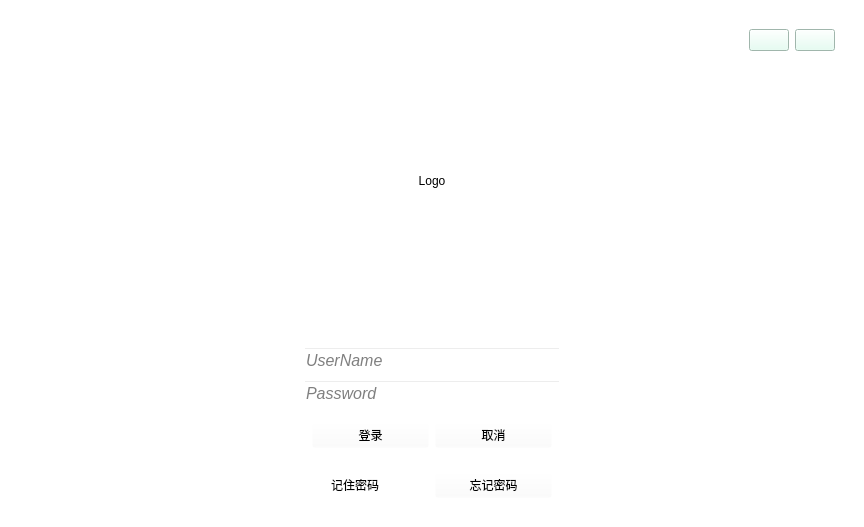
<?xml version="1.0" encoding="UTF-8"?>
<ui version="4.0">
 <class>Login</class>
 <widget class="QWidget" name="Login">
  <property name="geometry">
   <rect>
    <x>0</x>
    <y>0</y>
    <width>864</width>
    <height>527</height>
   </rect>
  </property>
  <property name="sizePolicy">
   <sizepolicy hsizetype="Preferred" vsizetype="Preferred">
    <horstretch>0</horstretch>
    <verstretch>0</verstretch>
   </sizepolicy>
  </property>
  <property name="windowTitle">
   <string>Form</string>
  </property>
  <property name="styleSheet">
   <string notr="true">color: rgb(0, 0, 0);
background-color: rgb(255, 255, 255);</string>
  </property>
  <layout class="QGridLayout" name="gridLayout_2">
   <item row="0" column="1">
    <widget class="QWidget" name="widget" native="true">
     <property name="styleSheet">
      <string notr="true">background-color: rgba(255, 255, 255, 0);</string>
     </property>
     <layout class="QGridLayout" name="gridLayout">
      <item row="1" column="0">
       <widget class="QLabel" name="Logo">
        <property name="sizeIncrement">
         <size>
          <width>0</width>
          <height>0</height>
         </size>
        </property>
        <property name="mouseTracking">
         <bool>true</bool>
        </property>
        <property name="autoFillBackground">
         <bool>false</bool>
        </property>
        <property name="styleSheet">
         <string notr="true"/>
        </property>
        <property name="frameShape">
         <enum>QFrame::NoFrame</enum>
        </property>
        <property name="text">
         <string>Logo</string>
        </property>
        <property name="alignment">
         <set>Qt::AlignCenter</set>
        </property>
        <property name="indent">
         <number>-1</number>
        </property>
       </widget>
      </item>
      <item row="6" column="0">
       <widget class="QWidget" name="widget_2" native="true">
        <property name="styleSheet">
         <string notr="true">background-color: rgba(255, 255, 255, 0);</string>
        </property>
        <layout class="QHBoxLayout" name="horizontalLayout">
         <item>
          <widget class="QCheckBox" name="rememberCb">
           <property name="font">
            <font>
             <family>Microsoft YaHei UI</family>
             <bold>false</bold>
            </font>
           </property>
           <property name="text">
            <string>记住密码</string>
           </property>
          </widget>
         </item>
         <item>
          <widget class="QPushButton" name="forgetBtn">
           <property name="text">
            <string>忘记密码</string>
           </property>
          </widget>
         </item>
        </layout>
       </widget>
      </item>
      <item row="2" column="0">
       <spacer name="verticalSpacer">
        <property name="orientation">
         <enum>Qt::Vertical</enum>
        </property>
        <property name="sizeHint" stdset="0">
         <size>
          <width>20</width>
          <height>40</height>
         </size>
        </property>
       </spacer>
      </item>
      <item row="4" column="0">
       <widget class="QLineEdit" name="password">
        <property name="font">
         <font>
          <pointsize>12</pointsize>
          <italic>true</italic>
         </font>
        </property>
        <property name="echoMode">
         <enum>QLineEdit::Normal</enum>
        </property>
        <property name="placeholderText">
         <string>Password</string>
        </property>
       </widget>
      </item>
      <item row="0" column="0">
       <spacer name="verticalSpacer_3">
        <property name="orientation">
         <enum>Qt::Vertical</enum>
        </property>
        <property name="sizeHint" stdset="0">
         <size>
          <width>20</width>
          <height>40</height>
         </size>
        </property>
       </spacer>
      </item>
      <item row="5" column="0">
       <widget class="QWidget" name="widget_7" native="true">
        <layout class="QHBoxLayout" name="horizontalLayout_4">
         <item>
          <widget class="QPushButton" name="loginBtn">
           <property name="text">
            <string>登录</string>
           </property>
          </widget>
         </item>
         <item>
          <widget class="QPushButton" name="cancelBtn">
           <property name="text">
            <string>取消</string>
           </property>
          </widget>
         </item>
        </layout>
       </widget>
      </item>
      <item row="3" column="0">
       <widget class="QLineEdit" name="username">
        <property name="font">
         <font>
          <pointsize>12</pointsize>
          <italic>true</italic>
         </font>
        </property>
        <property name="echoMode">
         <enum>QLineEdit::Normal</enum>
        </property>
        <property name="alignment">
         <set>Qt::AlignLeading|Qt::AlignLeft|Qt::AlignVCenter</set>
        </property>
        <property name="placeholderText">
         <string>UserName</string>
        </property>
       </widget>
      </item>
     </layout>
    </widget>
   </item>
   <item row="0" column="0">
    <widget class="QWidget" name="widget_5" native="true">
     <layout class="QGridLayout" name="gridLayout_4">
      <item row="0" column="0">
       <widget class="QWidget" name="widget_6" native="true">
        <layout class="QHBoxLayout" name="horizontalLayout_3">
         <item>
          <spacer name="horizontalSpacer_5">
           <property name="orientation">
            <enum>Qt::Horizontal</enum>
           </property>
           <property name="sizeHint" stdset="0">
            <size>
             <width>10</width>
             <height>20</height>
            </size>
           </property>
          </spacer>
         </item>
        </layout>
       </widget>
      </item>
      <item row="1" column="0">
       <spacer name="verticalSpacer_4">
        <property name="orientation">
         <enum>Qt::Vertical</enum>
        </property>
        <property name="sizeHint" stdset="0">
         <size>
          <width>20</width>
          <height>40</height>
         </size>
        </property>
       </spacer>
      </item>
      <item row="2" column="0">
       <spacer name="horizontalSpacer_6">
        <property name="orientation">
         <enum>Qt::Horizontal</enum>
        </property>
        <property name="sizeHint" stdset="0">
         <size>
          <width>40</width>
          <height>20</height>
         </size>
        </property>
       </spacer>
      </item>
     </layout>
    </widget>
   </item>
   <item row="0" column="2">
    <widget class="QWidget" name="widget_3" native="true">
     <layout class="QGridLayout" name="gridLayout_3">
      <item row="0" column="0">
       <widget class="QWidget" name="widget_4" native="true">
        <layout class="QHBoxLayout" name="horizontalLayout_2">
         <item>
          <spacer name="horizontalSpacer_4">
           <property name="orientation">
            <enum>Qt::Horizontal</enum>
           </property>
           <property name="sizeHint" stdset="0">
            <size>
             <width>10</width>
             <height>20</height>
            </size>
           </property>
          </spacer>
         </item>
         <item>
          <widget class="QPushButton" name="hideBtn">
           <property name="styleSheet">
            <string notr="true">background-color: rgb(224, 255, 241);
</string>
           </property>
           <property name="text">
            <string/>
           </property>
           <property name="icon">
            <iconset resource="res.qrc">
             <normaloff>:/Icons_02/ICONS_02/minus.png</normaloff>:/Icons_02/ICONS_02/minus.png</iconset>
           </property>
          </widget>
         </item>
         <item>
          <widget class="QPushButton" name="closeBtn">
           <property name="styleSheet">
            <string notr="true">background-color: rgb(224, 255, 241);</string>
           </property>
           <property name="text">
            <string/>
           </property>
           <property name="icon">
            <iconset resource="res.qrc">
             <normaloff>:/Icons_02/ICONS_02/error.png</normaloff>:/Icons_02/ICONS_02/error.png</iconset>
           </property>
          </widget>
         </item>
        </layout>
       </widget>
      </item>
      <item row="1" column="0">
       <spacer name="verticalSpacer_2">
        <property name="orientation">
         <enum>Qt::Vertical</enum>
        </property>
        <property name="sizeHint" stdset="0">
         <size>
          <width>20</width>
          <height>40</height>
         </size>
        </property>
       </spacer>
      </item>
      <item row="2" column="0">
       <spacer name="horizontalSpacer_3">
        <property name="orientation">
         <enum>Qt::Horizontal</enum>
        </property>
        <property name="sizeHint" stdset="0">
         <size>
          <width>40</width>
          <height>20</height>
         </size>
        </property>
       </spacer>
      </item>
     </layout>
    </widget>
   </item>
  </layout>
 </widget>
 <resources>
  <include location="res.qrc"/>
 </resources>
 <connections/>
</ui>
